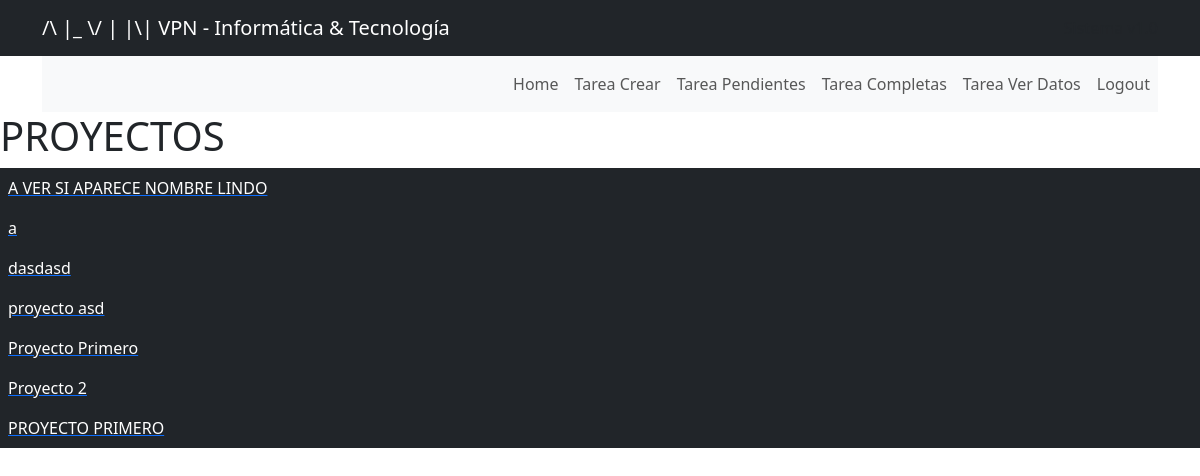
Page /projects/ (signed in) on the committed database.
### myapp/models.py (models this page shows, shortened)
class Project(models.Model):
    name = models.CharField(max_length=200)

### myapp/views.py (the view)
# urls.py: path('projects/', views.projects, name="projects"),
@login_required
def projects(request):
    projects = Project.objects.all()
    return render(request, 'projects.html', {
        'projects': projects
    })

### myapp/templates/projects.html
{% extends 'nav.html' %}
{% block content %}
<h1> PROYECTOS</h1>
{% for project in projects %}
<a href="{% url 'projectsDetail'  project.id %}"><span class="d-block p-2 bg-dark text-white">{{project.name}}</span></a>
{% endfor %}
{% endblock %}

### rows in the picture
Project: name "A VER SI APARECE NOMBRE LINDO"
Project: name "a"
Project: name "dasdasd"
Project: name "proyecto asd"
Project: name "Proyecto Primero"
Project: name "Proyecto 2"
Project: name "PROYECTO PRIMERO"
